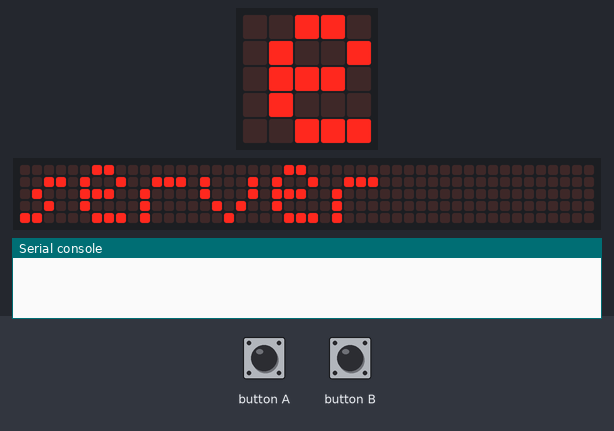
Recording of a program running on a simulated BBC micro:bit running MicroPython. On the bench: the board's 5×5 LED display, a strip that is not on the board, showing the scrolling text unrolled, the last lines printed to the serial console. Inputs (shaded band) come from the test bench. Random numbers come from a fixed seed; no radio messages arrive unless stated (any console line starting 'radio sent:' is added by the test bench); the 48×5 strip is a reading aid, not a part: it shows the text the display is scrolling, unrolled, one strip-width of it at a time.

Above: at 1.27 s.
1.3 s: button B pressed for 0.15 s
2.0 s: button A pressed for 0.15 s
At 5.32 s:
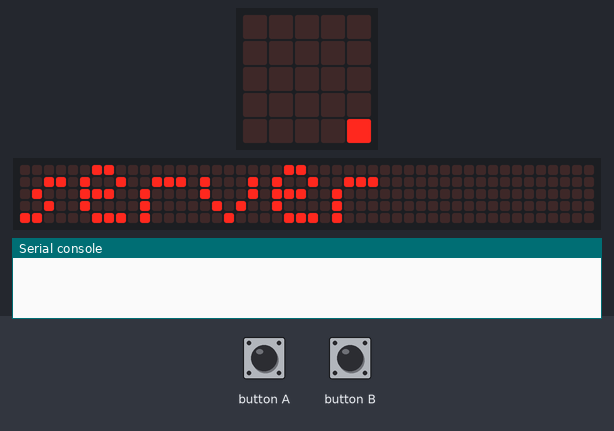
At 11.5 s:
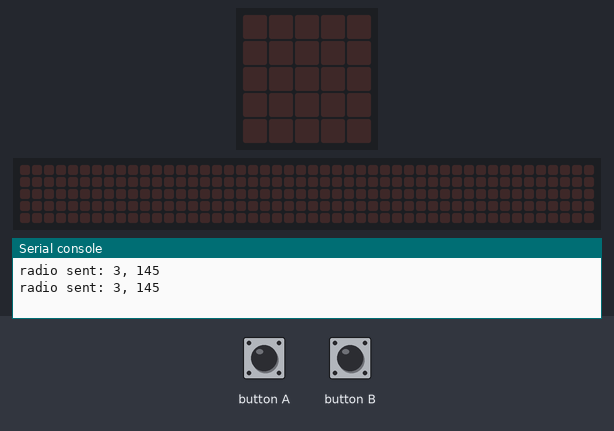
Timing chart, 0 to 12.0 s (numbered marks = the images above; inputs shaded):
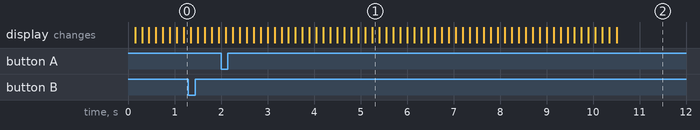

The program:

rsamain.py
```python
import random
import microbit as mb
import radio
def generate_prime():
    while True:
        prime_candidate = random.choice([2,3,5,7,11,13,17,19,23,29,31])
        if is_prime(prime_candidate):
            return prime_candidate
def is_prime(n):
    if n <= 1:
        return False
    for i in range(2, int(n**0.5) + 1):
        if n % i == 0:
            return False
    return True
def gcd(a, b):
    while b != 0:
        a, b = b, a % b
    return a
def extended_gcd(a, b):
    x, last_x = 0, 1
    y, last_y = 1, 0
    while b != 0:
        quotient = a // b
        a, b = b, a % b
        x, last_x = last_x - quotient * x, x
        y, last_y = last_y - quotient * y, y
    return last_x, last_y
def generate_rsa_keypair():
    p = generate_prime()
    q = generate_prime()
    while p == q:
        q = generate_prime()
    n = p * q
    phi = (p - 1) * (q - 1)
    e = 3
    while gcd(e, phi) != 1:
        e += 2
    d, _ = extended_gcd(e, phi)
    d = d % phi
    return (e, n), (d, n)
def rsa_encrypt(plaintext, public_key):
    e, n = public_key
    return (plaintext ** e) % n
def rsa_decrypt(ciphertext, private_key):
    d, n = private_key
    return (ciphertext ** d) % n
def generate_key(bit_length):
    return random.getrandbits(bit_length)
def encrypt(message, key):
    return message ^ key
def decrypt(encrypted_message, key):
    return encrypted_message ^ key
def inter(msg):
    i = msg.find(',')
    return int(msg[:i]),int(msg[i+1:])
def keytest():
    test_values = list(range(0, 41))
    while True:
        public_key, private_key = generate_rsa_keypair()
        failed = False
        for test_value in test_values:
            encrypted_message = rsa_encrypt(test_value, public_key)
            decrypted_message_numeric = rsa_decrypt(encrypted_message, private_key)
            if decrypted_message_numeric != test_value:
                failed = True
                break
        if failed:
            continue
        else:
            return public_key, private_key
mode = 1#1鍵交換,2通信,3通信テスト
keypass = 0 # 0公開鍵送信,1共通鍵受信,2test,3go
radio.config(group=22)
radio.on()
r=0
wekey=0
sku=2#0,サーバー1,クライアント2,選択
sentaku=0#0サーバー1クライアント
zumi=0#テスト37送信未1送信終
while True:
    if sku==2:
        if sentaku==0:
            mb.display.scroll("server")
        elif sentaku==1:
            mb.display.scroll("client")
        if mb.button_a.was_pressed():
            if sentaku==0:
                sentaku=1
            if sentaku==1:
                sentaku=0
        elif mb.button_b.was_pressed():
            sku=sentaku
            if sku==0:
                public_key, private_key = keytest()
    if sku==1:#クライアント
        if keypass == 0:
            messageto = radio.receive()
            if messageto:
                a ,b = inter(messageto)
                public_key = a,b
                keypass = 1
                del messageto
        elif keypass == 1:
            wekey = generate_key(5)
            mb.sleep(865)
            radio.send(str(rsa_encrypt(wekey, public_key)))
            keypass = 2
            mode=3
            mb.display.clear()
        elif mode == 2 and keypass==3 and mb.button_a.was_pressed():
            sendme = random.randint(0, 41)
            mb.display.scroll(sendme)
            radio.send(str(encrypt(sendme, wekey)))
        elif mode==3 and keypass==2:
            mb.sleep(600)
            testkeyy=radio.receive()
            if testkeyy:
                testkey=int(testkeyy)
                if decrypt(testkey, wekey)==37 and zumi==0:
                    mb.sleep(600)
                    radio.send(str(encrypt(38, wekey)))
                    zumi=1
                    mode=2
                    keypass=3
    if sku==0:#サーバー
        if mode == 1:
            if r ==0:
                r=1
            if keypass == 0:
                str_public_key = str(public_key)
                radio.send(str_public_key[1:-1])
                mb.sleep(865)
            messageto = radio.receive()
            if messageto and isinstance(int(messageto), int) and keypass==0:
                wekey = rsa_decrypt(int(messageto), private_key)
                del messageto
                mode=3
                keypass=2
                mb.display.clear()
        elif mode == 2 and keypass == 3:
            messageto = radio.receive()
            if messageto:
                messageto = int(messageto)
                if isinstance(messageto, (int, float)):
                    mb.display.scroll(str(decrypt(messageto, wekey)))
        elif mode==3 and keypass==2:
            if zumi==0:
                mb.sleep(600)
                radio.send(str(encrypt(37, wekey)))
                zumi=1
            mb.sleep(600)
            testkeyy=radio.receive()
            if testkeyy:
                testkey=int(testkeyy)
                if decrypt(testkey, wekey)==38:
                    mode=2
                    keypass=3
```
